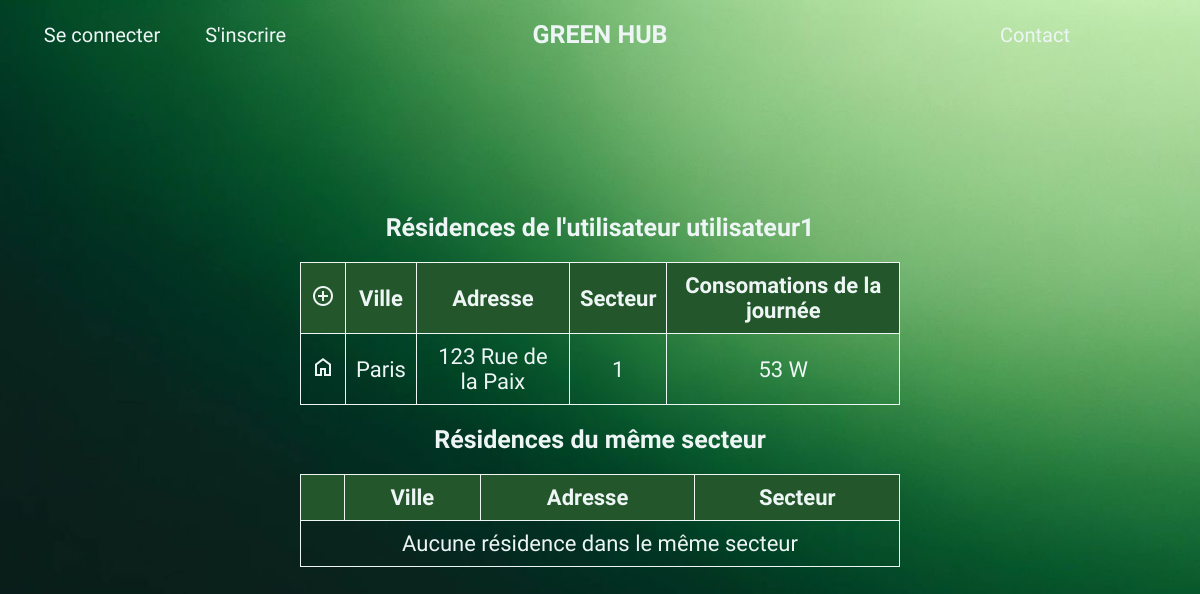
Page /dashboard.php (signed in) on the committed database.
### tables this page shows
CREATE TABLE `residence` (
  `Id_residence` int(11) NOT NULL,
  `adresse` varchar(100) DEFAULT NULL,
  `ville` varchar(50) DEFAULT NULL,
  `secteur` smallint(6) DEFAULT NULL,
  `pseudo` varchar(50) NOT NULL
);

### dashboard.php (the view, shortened to what this page needs)
<!DOCTYPE html>
<html>
<head>
    <link rel="stylesheet" type="text/css" href="style.css">
</head>
<body>
    <nav class="navbar">
        <div class="left">
            <a href="loca-pro-connexion.html">Se connecter</a>
            <a href="loca-pro-inscription.html">S'inscrire</a>
        </div>
        <div class="middle">
            <a href="index.php">GREEN HUB</a>
        </div>
        <div class="right">
            <a href="contact.html">Contact</a>
        </div>
    </nav>
    <div class="container">
        <div class="content">
            <?php
                include('includes/connect.php');
                $pseudo = $_SESSION['pseudo'];
                $sql = "SELECT * FROM residence WHERE pseudo = '$pseudo'";
                $residences = $conn->query($sql);
                $sql = "SELECT * FROM residence WHERE secteur = (SELECT secteur FROM residence WHERE pseudo = '$pseudo') AND pseudo != '$pseudo'";
                $residences_secteur = $conn->query($sql);
            ?>
            <table style="color: white; font-size: 22px;">
                <h2>Résidences de l'utilisateur <?php echo $pseudo; ?></h2>
                <tr>
                    <th><a style="font: size 25px;" href="ajouterResidence.php"><span class="material-symbols-outlined">add_circle</span></a></th>
                    <th>Ville</th>
                    <th>Adresse</th>
                    <th>Secteur</th>
                    <th>Consomations de la journée</th>
                </tr>
                <?php
                    foreach ($residences as $residence) {
                        echo "<tr>";
                            echo "<td><a href='residence.php?id=".$residence['Id_residence']."'><span class='material-symbols-outlined'>home</span></a></td>";
                            echo "<td>".$residence['ville']."</td>";
                            echo "<td>".$residence['adresse']."</td>";
                            echo "<td>".$residence['secteur']."</td>";
                            $sql = "SELECT * FROM prise WHERE Id_residence = ".$residence['Id_residence'];
                            $prises = $conn->query($sql);
                            $consommation = 0;
                            foreach ($prises as $prise) {
                                $sql = "SELECT * FROM consommation WHERE Id_prise = ".$prise['Id_prise'];
                                $moyenne = $conn->query($sql);
                                foreach ($moyenne as $cons) {
                                    $consommation += $cons['valeur'];
                                }
                            }
                            echo "<td>".$consommation." W</td>";
                        echo "</tr>";
                    }
                ?>
            </table>
            <h2>Résidences du même secteur</h2>
            <table style="color: white; font-size: 22px;">
                <tr>
                    <th></th>
                    <th>Ville</th>
                    <th>Adresse</th>
                    <th>Secteur</th>
                </tr>
                <?php
                    if ($residences_secteur->num_rows > 0) {
                        foreach ($residences_secteur as $residence) {
                            echo "<tr>";
                                echo "<td><a href='residence.php?id=".$residence['Id_residence']."'><span class='material-symbols-outlined'>home</span></a></td>";
                                echo "<td>".$residence['ville']."</td>";
                                echo "<td>".$residence['adresse']."</td>";
                                echo "<td>".$residence['secteur']."</td>";
                            echo "</tr>";
                        }
                    } else {
                        echo "<tr>";
                            echo "<td colspan='4'>Aucune résidence dans le même secteur</td>";
                        echo "</tr>";
                    }
                ?>
            </table>
    </div>
</body>
</html>

### style.css (style rules this page uses)
* { margin: 0; padding: 0; box-sizing: border-box; font-family: "Reddit Sans", sans-serif; }
body { background-image: url('images/background.JPG'); background-size: cover; background-position: center; background-repeat: no-repeat; width: 100vw; height: 100vh; margin: 0; padding: 0; }
a { text-decoration: none; color: #edf5f5; }
h1, h2, h3, h4, h5, h6 { color: #edf5f5; font-size: 25px; font-weight: bold; }
table { width: 100%; border-collapse: collapse; margin: 20px 0; }
td { padding: 10px; text-align: center; border: 1px solid #edf5f5; color: #edf5f5 !important; }
th { padding: 10px; text-align: center; border: 1px solid #edf5f5; background-color: #24562b; color: #edf5f5; }
.navbar { display: flex; justify-content: space-around; align-items: center; padding: 20px; font-size: 20px; }
.middle { text-align: center; width: 50%; }
.middle a { font-size: 25px; font-weight: bold; }
.left, .right { text-align: center; width: 25%; }
.left a { margin: 20px; }
.container { position: absolute; top: 50%; left: 50%; transform: translate(-50%, -50%); }
.content { text-align: center; }

### rows in the picture
residence: ville "Paris", adresse "123 Rue de la Paix", secteur "1", consommation "53"

### other values in the picture
$pseudo "utilisateur1"
